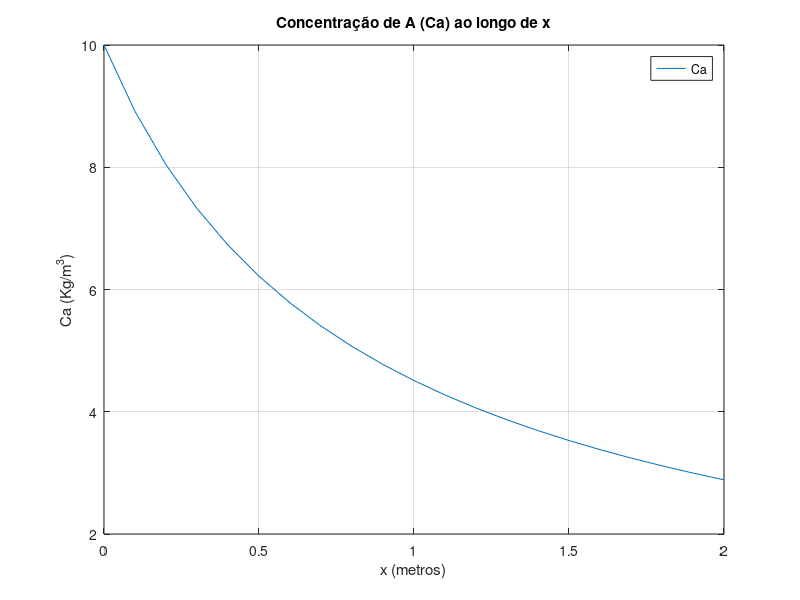

This figure's MATLAB source:
% Definir os parâmetros
Ca1 = 10;
Ca2 = 3;
Ct = 1000;
Dam = 10e-4;
r1 = 0.1;
r2 = 0.35;

x1 = 0;
x2 = 2;
num_points = 21;

% Definindo a e b
a = (r2 - r1) / (x2 - x1);
b = r1 - ((r2 - r1) / (x2 - x1)) * x1;

% Calculando a integral de Ca de Ca1 a Ca2 usando uma aproximação numérica (Método Trapezoidal)
integrand_Ca = @(Cax) 1 / (Ct - Cax);  % Função para integrar
% Aproximando a integral de Ca
IntCa = (integrand_Ca(Ca1) + integrand_Ca(Ca2)) * (Ca2 - Ca1) / 2;

% Integral calculada de x:
IntX = 57.14612;

% Calculando Na
Na = (-pi) * Dam * Ct * (IntCa / IntX);

% Lista para armazenar os resultados de Ca
Ca_values = [];

% Função de verificação da integral para evitar grandes erros numéricos
integrand_function = @(x) 1 / ((a * x + b)^2);

% Calculando Ca para diferentes valores de x
for x = linspace(x1, x2, num_points)
    % Calcular a integral de x de forma explícita (sem usar trapz)
    integral_val = 0;
    % Somando a integral de forma simples usando o método do somatório
    n_steps = 100;  % número de passos para integração
    dx = (x - x1) / n_steps;
    for i = 1:n_steps
        x_step = x1 + (i - 1) * dx;
        integral_val = integral_val + integrand_function(x_step) * dx;
    endfor

    % Calcular Ca usando a equação fornecida
    Ca = Ct - ((Ct - Ca1) * exp((Na * integral_val) / (pi * Dam * Ct)));
    Ca_values = [Ca_values, Ca];  % Armazenar o valor de Ca
endfor

% === DADOS A SALVAR ===

%ATENCAO
%Insira esse código após o trecho em que foi definida e criada uma matriz, para fins de exemplificação irei definir uma matriz genérica.


% === NOMES DAS VARIAVEIS (Cabecalho) ===

% Aqui voce escreve manualmente os nomes das variaveis/colunas que estarão no excell:

% Essa parte é só formatacao, nao vai interferir diretamente nos valores, apenas como eles são apresentador no excell

cabecalho = {'Pressao inicial', 'Pressao final', 'Deslocamento', 'Toxicidade de A'}; % O código vai adaptar as colunas com a quantidade de variaveis então se tiver 4+ variáveis basta acrescentar mais títulos com formatação igual aos anteriores, se tiver menos que 4 variaveis basta tirar os títulos.


% === LIMITAR DADOS/LINHAS DA PLANILHA ===

% numero maximo de linhas que desejar salvar
limite = 20000;

% limitador de linhas
num_linhas = min(limite, size(Ca_values, 1));



% === NOME DO ARQUIVO ===
% Defina o nome do arquivo csv. Apenas nao tire o ".csv"

nome_arquivo = 'TRFM4_Linear_Ex.csv'; % Aqui basta alterar qual o nome que vc deseja que o arquivo csv tenha, dá pra trocar o formato do arquivo, mas n recomendo pq deu erro.



% === CRIAÇÃO DO ARQUIVO CSV ===
% N precisa alterar nada aqui

% Nesse trecho o octave esta colocando os titulos no arquivo csv e pulando uma linha para que os dados da matriz sejam inseridos dali pra baixo.

fid = fopen(nome_arquivo, 'w');  % abre o arquivo para escrita

% Escreve os nomes das colunas (cabeçalho)
fprintf(fid, '%s', cabecalho{1});
for i = 2:length(cabecalho)
    fprintf(fid, ';%s', cabecalho{i});  % usa ; como separador
end
fprintf(fid, '\n');  % pula para a próxima linha

% ==============================

% === SALVANDO OS DADOS NO VSC ===

% agr o codigo vai estar inserindo os dados no arquivo

% ATENCAO

% Altere colocando o nome da matriz em todos os espaços aqui embaixo

% Escreve os dados numéricos
for i = 1:num_linhas                       % substitua "nomematriz" pelo nome da matriz que vc quer pegar os valores
    fprintf(fid, '%g', Ca_values(i, 1));           % substitua "nomematriz"
    for j = 2:size(Ca_values, 2)                   % substitua "nomematriz"
        fprintf(fid, ';%g', Ca_values(i, j));      % substitua "nomematriz"
    end
    fprintf(fid, '\n');  % nova linha a cada linha de dados
end

fclose(fid);  % fecha o arquivo

% É isso por hoje pessoal.

% Gerador de planilhas concluido AH EHHHH!!
% Para esclarecer duvidas só falar com eu @zophictor

% Gerar o gráfico
plot(linspace(x1, x2, num_points), Ca_values);
xlabel('x (metros)');
ylabel('Ca (Kg/m^3)');
title('Concentração de A (Ca) ao longo de x');
legend('Ca');
grid on;

